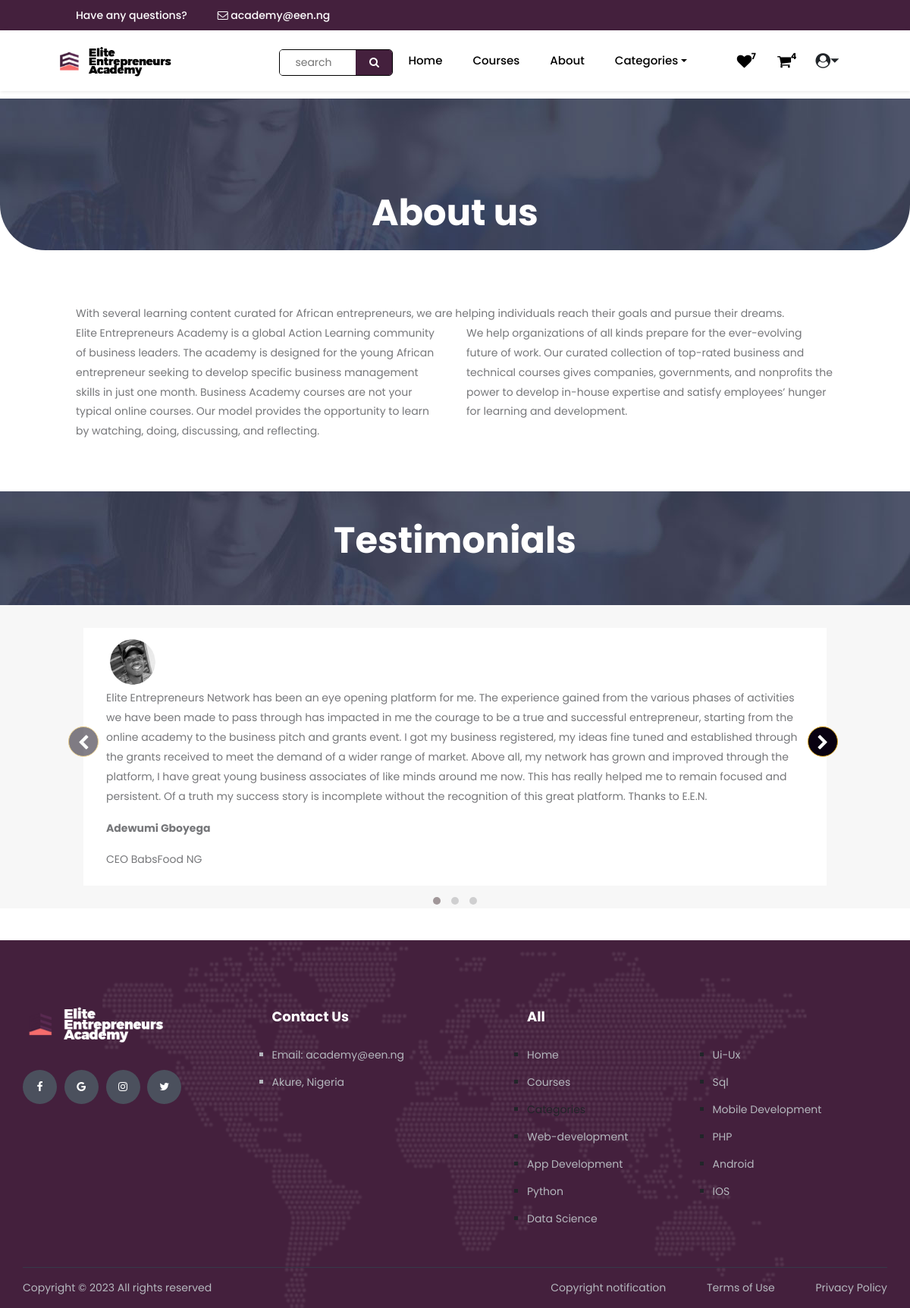
The app's page /about (signed in) with its own data.
### learner/models.py (models this page shows, shortened)
class Testimonials(models.Model):
    full_name = models.CharField(max_length=200)
    testimonial = models.TextField()
    image = models.ImageField(upload_to='media/testimonials')
    bio = models.CharField(max_length=300)

class Category(models.Model):
    parent = models.ForeignKey('self', related_name='children', on_delete=models.CASCADE, blank = True, null=True)
    title = models.CharField(max_length=100)
    slug = AutoSlugField(populate_from='title', unique=True, null=False, editable=True)
    logo = models.ImageField(upload_to='media/catlogo', blank=True, null=True, help_text='Optional')
    created_at = models.DateTimeField(auto_now_add=True)
    def __str__(self):
        return self.title
    class Meta:
        unique_together = ('slug', 'parent',)
        verbose_name_plural = "categories"
    def __str__(self):
        full_path = [self.title]
        k = self.parent
        while k is not None:
            full_path.append(k.title)
            k = k.parent
        return ' -> '.join(full_path[::-1])

### learner/views.py (the view)
# urls.py: path('about', views.about, name ="about"),
def about(request):
    cartitems = 0
    latest = Course.objects.all()[6:]
    popular = Course.objects.all()[:8]
    cat = Category.objects.all()
    tstm = Testimonials.objects.all()
    item = Cart.objects.filter(user= request.user)
    if request.user.is_authenticated:
          order = Order.objects.filter(user=request.user)
          cartitems = len(Cart.objects.filter(user= request.user))
          w = len(WishList.objects.filter(user=request.user))
    return render(request , 'all/about.html', locals())

### learner/templates/all/about.html (shortened to what this page needs)
{% extends 'all/base.html' %}{%load static%}{%block body%}
<section class="about">
  <div class="aboutdisp">
    <h1 style="color: white">About us</h1>
  </div>
  <br />
  <div class="abtext">
    <p>
      With several learning content curated for African entrepreneurs, we are
      helping individuals reach their goals and pursue their dreams.
    </p>
    <div style="display: flex; flex-wrap: wrap; gap: 30px">
      <p style="flex: 1">
        Elite Entrepreneurs Academy is a global Action Learning community of
        business leaders. The academy is designed for the young African
        entrepreneur seeking to develop specific business management skills in
        just one month. Business Academy courses are not your typical online
        courses. Our model provides the opportunity to learn by watching, doing,
        discussing, and reflecting.
      </p>
      <p style="flex: 1">
        We help organizations of all kinds prepare for the ever-evolving future
        of work. Our curated collection of top-rated business and technical
        courses gives companies, governments, and nonprofits the power to
        develop in-house expertise and satisfy employees’ hunger for learning
        and development.
      </p>
    </div>
  </div>
  <div class="testdisp">
    <h1 style="color: white">Testimonials</h1>
  </div>
  <div class="test owl-carousel owl-theme tsm">
    {% for i in tstm %}
    <div class="tstm owl-item">
      <img src="{{i.image.url}}" alt="dp" />
      <p>{{i.testimonial}}</p>
      <p><strong>{{i.full_name}}</strong></p>
      <p>{{i.bio}}</p>
    </div>
    {%endfor%}
  </div>
</section>
<br /><br />
{%endblock body%}

### learner/templates/all/base.html (shortened to what this page needs)
{%load static%}
<html lang="en">
  <head>
    <link
      rel="stylesheet"
      href="{% static 'dist/jquery.webui-popover.min.css' %}"
    />
    <link
      rel="stylesheet"
      type="text/css"
      href="{% static 'styles/bootstrap4/bootstrap.min.css' %}"
    />
    <link
      href="{% static 'plugins/font-awesome-4.7.0/css/font-awesome.min.css' %}"
      rel="stylesheet"
      type="text/css"
    />
    <link
      rel="stylesheet"
      type="text/css"
      href="{% static 'plugins/OwlCarousel2-2.2.1/owl.carousel.css' %}"
    />
    <link
      rel="stylesheet"
      type="text/css"
      href="{% static 'plugins/OwlCarousel2-2.2.1/owl.theme.default.css' %}"
    />
    <link
      rel="stylesheet"
      type="text/css"
      href="{% static 'plugins/OwlCarousel2-2.2.1/animate.css' %}"
    />
    <link
      rel="stylesheet"
      type="text/css"
      href="{% static 'styles/main_styles.css' %}"
    />
    <link
      rel="stylesheet"
      type="text/css"
      href="{% static 'styles/responsive.css' %}"
    />
    <link
      rel="stylesheet"
      type="text/css"
      href="{% static 'all/css/course.css' %}"
    />
    <link
      rel="stylesheet"
      href="https://cdnjs.cloudflare.com/ajax/libs/animate.css/4.1.1/animate.min.css"
    />
  </head>
  <body>
    {% include 'all/header.html' %}
    <div style="margin-top: 10px">{% block body %} {% endblock body %}</div>
    {% include 'all/footer.html' %}
  </body>
</html>

### learner/templates/all/header.html (shortened to what this page needs)
   {%load static%}
   <div class="ann">
    <h5 style="color: white; font-weight: 500;">Have any questions?</h5>
<h5 style="color: white; font-weight: 500;"><i class="fa fa-envelope-o" aria-hidden="true"></i> academy@een.ng</h5>
   </div>
   <header>
      <div class="header">
        <div class="left">
          <img src="{% static 'images/eea-logo.png' %}" alt="eea-logo"/>
        </div>
        <div class="center">
           <form class="search" method='get' action='{% url 'search' %}'>
                <input type="search" name="search" id="search"   placeholder="search" >
                <button  type="submit">
                <span class="fa fa-search form-control-feedback"></span>
                </button>
                </form>
          <div class="links">
            <a href="{%url 'home' %}">Home</a>
            <a href="{%url 'courses' %}">Courses</a>
            <a href="{%url 'courses' %}">About</a>
            <div class="dropdown" >
              <a style="height: 80px ; display: flex; align-items: center; justify-content: center;" class="dropdown-toggle" type="button" id="dropdownMenuButton" data-toggle="dropdown" aria-haspopup="true" aria-expanded="false" href="#" data-hover="dropdown">Categories
               </a>
            </div>
          </div>
        </div>
        <div class="right">
          {%if user.is_anonymous%}
          <a href="{%url 'studentlogin' %}"><button>SignIn</button></a>
          <a href="{%url 'studentsignup' %}"><button>SignUp</button></a>
          {%else%}
          <div  class="dropdown" >
          <a href="{%url 'wishlist' %}" style="transform: scale(1); height: 80px ; display: flex; align-items: center; justify-content: center;"
              type="button" id="dropdownMenuButton" data-toggle="dropdown" aria-haspopup="true" aria-expanded="false">
            <i
              class="fa-regular fa fa-heart"
              style="transform: scale(1.3)"
              aria-hidden="true"
            ></i
            ><span style="font-size: 15px; margin-left: 2px"
              ><sup><b>{{w}}</b></sup></span
            ></a
          >
          </div>
          <div  class="dropdown" >
          <a href="{%url 'cart' %}" style="transform: scale(1); height: 80px ; display: flex; align-items: center; justify-content: center;"
              type="button" id="dropdownMenuButton" data-toggle="dropdown" aria-haspopup="true" aria-expanded="false">
            <i
              class="fa fa-shopping-cart "
              style="transform: scale(1.3)"
            ></i
            ><span style="font-size: 15px; margin-left: 2px"
              ><sup><b>{{cartitems}}</b></sup></span
            ></a
          >
          </div>
          <div class="dropdown">
            <i class="fa fa-user-circle dropdown-toggle" style="transform: scale(1.4); height: 80px ; display: flex; align-items: center; justify-content: center;"
             type="button" id="dropdownMenuButton" data-toggle="dropdown" aria-haspopup="true" aria-expanded="false"></i>
          </div>
          {%endif%}
        </div>
      </div>
    </header>

### learner/templates/all/footer.html (shortened to what this page needs)
{%load static%}
<footer class="footer">
  <div
    class="footer_background"
    style="background-image: url(images/footer_background.png)"
  ></div>
  <div class="container">
    <div class="row footer_row">
      <div class="col">
        <div class="footer_content">
          <div class="row">
            <div class="col-lg-3 footer_col">
              <div class="footer_section footer_about">
                <div class="footer_logo_container">
                  <a href="{%url 'home'%}">
                    <img src="{%static 'images/eef.png' %}" alt="eef" style="height: 60px;"/>
                  </a>
                </div>
                <div class="footer_social">
                  <ul>
                    <li>
                      <a href=""
                        ><i class="fa fa-facebook" aria-hidden="true"></i
                      ></a>
                    </li>
                    <li>
                      <a href="#"
                        ><i class="fa fa-google" aria-hidden="true"></i
                      ></a>
                    </li>
                    <li>
                      <a href="#"
                        ><i class="fa fa-instagram" aria-hidden="true"></i
                      ></a>
                    </li>
                    <li>
                      <a href="#"
                        ><i class="fa fa-twitter" aria-hidden="true"></i
                      ></a>
                    </li>
                  </ul>
                </div>
              </div>
            </div>
            <div class="col-lg-3 footer_col">
              <div class="footer_section footer_contact">
                <div class="footer_title">Contact Us</div>
                <div class="footer_contact_info">
                  <ul style="text-decoration: none;">
                    <li>Email: academy@een.ng</li>
                    <li>Akure, Nigeria</li>
                  </ul>
                </div>
              </div>
            </div>
            <div class="col-lg-6 footer_col">
              <div class="footer_section footer_links">
                <div class="footer_title">All</div>
                <div class="footer_links_container">
                  <ul style="text-decoration: none !important;">
                    <li><a href="{%url 'home'%}">Home</a></li>
                    <li><a href="{%url 'courses'%}">Courses</a></li>
                    <li>Categories</li>
                    {%for cats in cat%}
                    <li><a href="{%url 'catg' cats.id%}">{{cats.title}}</a></li>
                    {%endfor%}
                  </ul>
                </div>
              </div>
            </div>
          </div>
        </div>
      </div>
    </div>
    <div class="row copyright_row">
      <div class="col">
        <div
          class="copyright d-flex flex-lg-row flex-column align-items-center justify-content-start"
        >
          <div class="cr_text">
            Copyright &copy;
            All rights reserved
          </div>
          <div class="ml-lg-auto cr_links">
            <ul class="cr_list">
              <li><a href="#">Copyright notification</a></li>
              <li><a href="#">Terms of Use</a></li>
              <li><a href="#">Privacy Policy</a></li>
            </ul>
          </div>
        </div>
      </div>
    </div>
  </div>
</footer>

### static/styles/main_styles.css (style rules this page uses)
* { margin: 0; padding: 0; -webkit-font-smoothing: antialiased; -webkit-text-shadow: rgba(0, 0, 0, 0.01) 0 0 1px; text-shadow: rgba(0, 0, 0, 0.01) 0 0 1px; }
body { font-family: "Poppins", sans-serif; font-size: 14px; font-weight: 400; background: #fff5fd; }
div { display: block; position: relative; -webkit-box-sizing: border-box; -moz-box-sizing: border-box; box-sizing: border-box; }
ul { list-style: none; margin-bottom: 0px; }
p { font-family: "Poppins", sans-serif !important; font-size: 14px; line-height: 1.85; font-weight: 400; color: #76777a; -webkit-font-smoothing: antialiased; -webkit-text-shadow: rgba(0, 0, 0, 0.01) 0 0 1px; text-shadow: rgba(0, 0, 0, 0.01) 0 0 1px; }
p:last-of-type { margin-bottom: 0; }
a, a:hover, a:visited, a:active, a:link { text-decoration: none; -webkit-font-smoothing: antialiased; -webkit-text-shadow: rgba(0, 0, 0, 0.01) 0 0 1px; text-shadow: rgba(0, 0, 0, 0.01) 0 0 1px; }
h1 { font-size: 48px; }
h5 { font-size: 14px; }
h1, h2, h3, h4, h5, h6 { font-family: "Poppins", sans-serif !important; font-weight: 700; -webkit-font-smoothing: antialiased; -webkit-text-shadow: rgba(0, 0, 0, 0.01) 0 0 1px; text-shadow: rgba(0, 0, 0, 0.01) 0 0 1px; color: #212121; margin-bottom: 0; }
section { display: block; position: relative; box-sizing: border-box; }
.search { display: inline-block; width: 400px; -webkit-transform: translateY(2px); -moz-transform: translateY(2px); -ms-transform: translateY(2px); -o-transform: translateY(2px); transform: translateY(2px); }
.footer { display: block; position: relative; width: 100%; background: #44203d; padding-top: 94px; }
.footer_background { position: absolute; top: 0; left: 0; width: 100%; height: 100%; background-repeat: no-repeat; background-size: cover; background-position: center center; }
.footer_content { padding-bottom: 53px; }
.footer_title { font-family: "Poppins", sans-serif !important; font-size: 18px; font-weight: 700; color: #ffffff; line-height: 0.75; }
.footer_logo_container { margin-top: -14px; }
.footer_social { margin-top: 23px; }
.footer_social ul li { display: inline-block; width: 45px; height: 45px; background: #4b505d; border-radius: 50%; -webkit-transition: all 200ms ease; -moz-transition: all 200ms ease; -ms-transition: all 200ms ease; -o-transition: all 200ms ease; transition: all 200ms ease; }
.footer_social ul li:not(:last-child) { margin-right: 6px; }
.footer_social ul li a { display: block; position: relative; text-align: center; }
.footer_social ul li a i { color: #ffffff; line-height: 45px; }
.footer_contact { padding-left: 36px; }
.footer_contact_info { margin-top: 33px; }
.footer_contact_info ul li { font-size: 14px; font-weight: 400; color: #b5b8be; }
.footer_contact_info ul li:not(:last-child) { margin-bottom: 15px; }
.footer_links { padding-left: 80px; }
.footer_links_container ul { columns: 2; -webkit-columns: 2; -moz-columns: 2; }
.footer_links_container { margin-top: 33px; }
.footer_links_container ul li a { font-size: 14px; color: #b5b8be; -webkit-transition: all 200ms ease; -moz-transition: all 200ms ease; -ms-transition: all 200ms ease; -o-transition: all 200ms ease; transition: all 200ms ease; }
.footer_links_container ul li:not(:last-child) { margin-bottom: 15px; }
.copyright { height: 54px; border-top: solid 1px #353a49; }
.cr_list li { display: inline-block; }
.copyright div { font-size: 14px; color: #b5b8be; }
.cr_list li:not(:last-child) { margin-right: 50px; }
.cr_list li a { font-size: 14px; color: #b5b8be; -webkit-transition: all 200ms ease; -moz-transition: all 200ms ease; -ms-transition: all 200ms ease; -o-transition: all 200ms ease; transition: all 200ms ease; }

### static/all/css/course.css (style rules this page uses)
:root { --alice: aliceblue; --pik: #fd5d78; --back: rgb(255, 255, 255); --blue: #010049; --black: #44203d; --blu: linear-gradient(to right, rgb(22, 105, 212), rgb(212, 6, 75)); --pink: #f56c6c; }
ul { list-style: square; }

### learner/templates/all/base.html (style rules this page uses)
body { background: var(--back); }

### records on screen
Testimonials: image (picture), testimonial "Elite Entrepreneurs Network has been an eye opening platform for me. The experience gained from the various phases of activities we have been made to pass through has impacted in me the courage to be a true and successful entrepreneur, starting from the online academy to the business pitch and grants event. I got my business registered, my ideas fine tuned and established through the grants received to meet the demand of a wider range of market. Above all, my network has grown and improved through the platform, I have great young business associates of like minds around me now. This has really helped me to remain focused and persistent. Of a truth my success story is incomplete without the…", full_name "Adewumi Gboyega", bio "CEO BabsFood NG"
Category: title "Web-development"
Category: title "App Development"
Category: title "Python"
Category: title "Data Science"
Category: title "Ui-Ux"
Category: title "Sql"
Category: title "Mobile Development"
Category: title "PHP"
Category: title "Android"
Category: title "IOS"

### other values on screen
{{ w }} "7"
{{ cartitems }} "4"
